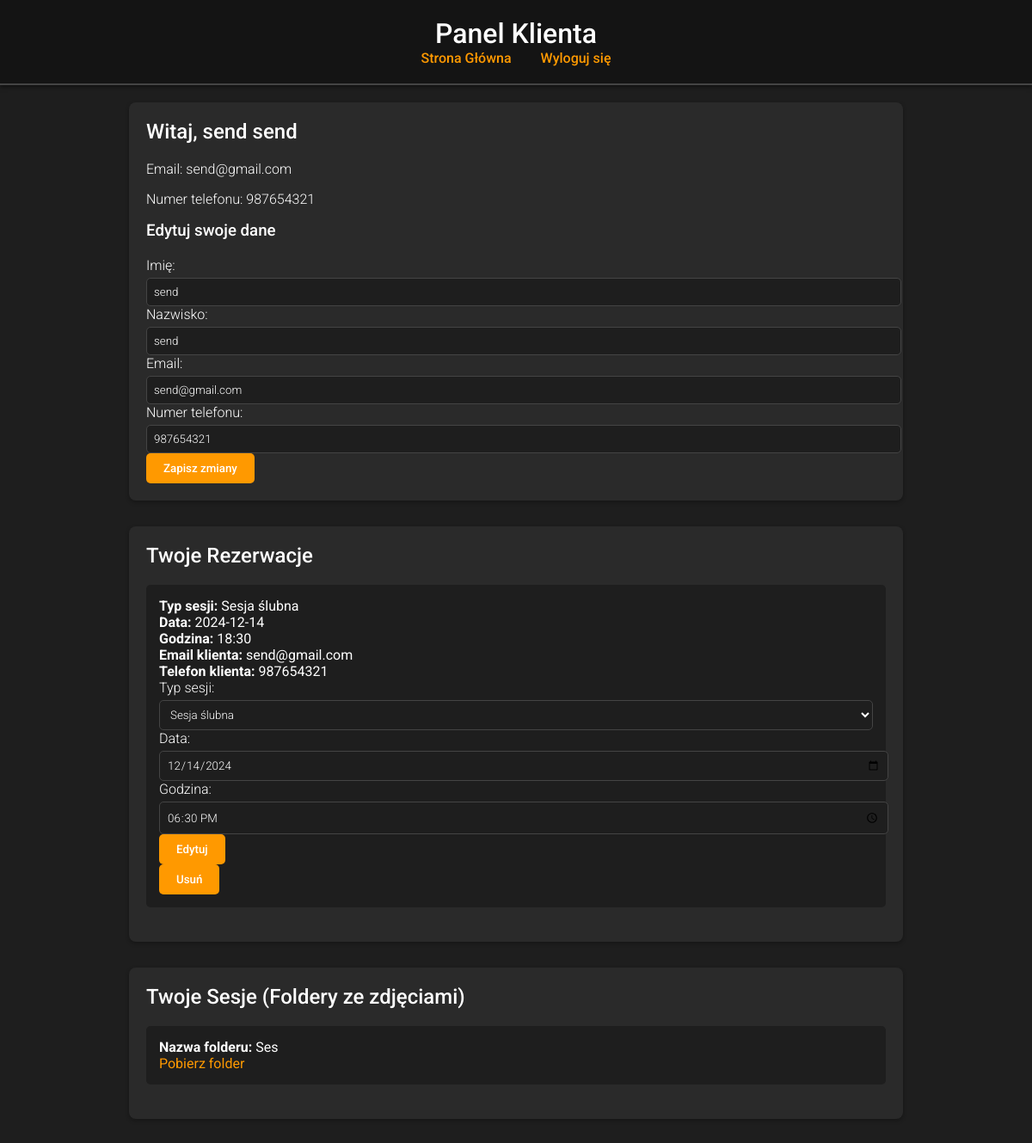
Page /client_panel (signed in) on the earlier database version.
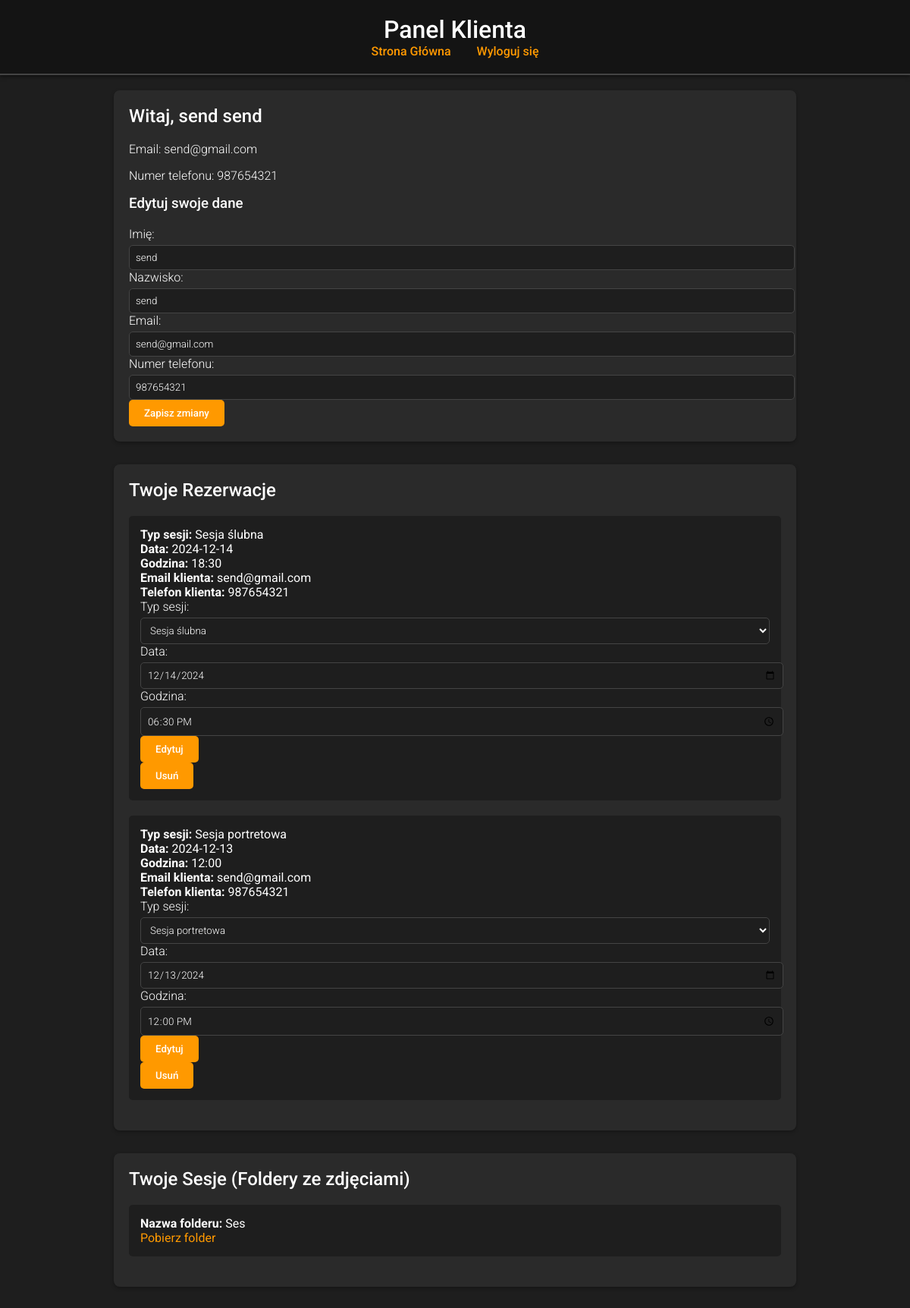
Same page on the later database version.
### tables this page shows
CREATE TABLE users (
    id INTEGER PRIMARY KEY AUTOINCREMENT,
    username TEXT UNIQUE NOT NULL,
    password TEXT NOT NULL,
    imie TEXT,
    nazwisko TEXT,
    email TEXT UNIQUE NOT NULL,
    numer_telefonu TEXT,
    is_admin BOOLEAN DEFAULT 0
);

CREATE TABLE "rezerwacje"
(
    id              INTEGER
        primary key autoincrement,
    uzytkownik_id   INTEGER not null
        references users
            on delete cascade,
    typ_sesji       TEXT    not null,
    data_rezerwacji TEXT    not null,
    godzina         TEXT    not null
);

CREATE TABLE foldery (
    id INTEGER PRIMARY KEY AUTOINCREMENT,
    uzytkownik_id INTEGER NOT NULL,
    nazwa_folderu TEXT NOT NULL,
    link_do_folderu TEXT NOT NULL,
    FOREIGN KEY (uzytkownik_id) REFERENCES users (id) ON DELETE CASCADE
);

### app.py (the view)
@app.route('/client_panel')
def client_panel():
    user_id = session.get('user_id')
    if not user_id:
        flash('Musisz się zalogować.', 'danger')
        return redirect(url_for('login'))
    conn = get_db_connection()
    user = conn.execute('SELECT * FROM users WHERE id = ?', (user_id,)).fetchone()
    if user['is_admin']:
        bookings = conn.execute('''
            SELECT r.*, u.email as user_email, u.numer_telefonu as user_phone
            FROM rezerwacje r
            JOIN users u ON r.uzytkownik_id = u.id
        ''').fetchall()
        folders = conn.execute(
            'SELECT f.id AS folder_id, f.nazwa_folderu, f.link_do_folderu, u.email AS user_email, u.username AS user_username FROM foldery f JOIN users u ON f.uzytkownik_id = u.id').fetchall()
    else:
        bookings = conn.execute('''
            SELECT r.*, u.email as user_email, u.numer_telefonu as user_phone
            FROM rezerwacje r
            JOIN users u ON r.uzytkownik_id = u.id
            WHERE u.id = ?
        ''', (user_id,)).fetchall()
        folders = conn.execute('SELECT * FROM foldery WHERE uzytkownik_id = ?', (user_id,)).fetchall()
    conn.close()
    return render_template('client_panel.html', user=user, bookings=bookings, folders=folders)

### app.py (called while the page is built)
def get_db_connection():
    conn = sqlite3.connect('rezerwacja_sesji.db')
    conn.row_factory = sqlite3.Row
    return conn

@app.context_processor
def inject_current_year():
    return {'current_year': datetime.datetime.now().year}

### templates/client_panel.html (shortened to what this page needs)
<!DOCTYPE html>
<html lang="pl">
<head>
    <link rel="stylesheet" href="/static/styles.css">
</head>
<body>
    <header>
        <h1>Panel Klienta</h1>
        <nav>
            <a href="/">Strona Główna</a>
            <a href="/logout">Wyloguj się</a>
        </nav>
    </header>
    <main>
        <section class="user-info">
            <h2>Witaj, {{ user['imie'] }} {{ user['nazwisko'] }}</h2>
            <p>Email: {{ user['email'] }}</p>
            <p>Numer telefonu: {{ user['numer_telefonu'] }}</p>
            <h3>Edytuj swoje dane</h3>
            <form action="/edit_user" method="POST">
                <label for="first_name">Imię:</label>
                <input type="text" id="first_name" name="first_name" value="{{ user['imie'] }}" required>
                <label for="last_name">Nazwisko:</label>
                <input type="text" id="last_name" name="last_name" value="{{ user['nazwisko'] }}" required>
                <label for="email">Email:</label>
                <input type="email" id="email" name="email" value="{{ user['email'] }}" required>
                <label for="phone">Numer telefonu:</label>
                <input type="tel" id="phone" name="phone" value="{{ user['numer_telefonu'] }}" pattern="[0-9+ -]*" required>
                <button type="submit">Zapisz zmiany</button>
            </form>
        </section>
        <section class="bookings">
    <h2>Twoje Rezerwacje</h2>
    {% if bookings %}
        <ul>
            {% for booking in bookings %}
                <li>
                    <strong>Typ sesji:</strong> {{ booking['typ_sesji'] }}<br>
                    <strong>Data:</strong> {{ booking['data_rezerwacji'] }}<br>
                    <strong>Godzina:</strong> {{ booking['godzina'] }}<br>
                    <strong>Email klienta:</strong> {{ booking['user_email'] }}<br>
                    <strong>Telefon klienta:</strong> {{ booking['user_phone'] }}<br>
                    <form action="/edit_booking" method="POST">
                        <label for="session_type_{{ booking['id'] }}">Typ sesji:</label>
                        <select id="session_type_{{ booking['id'] }}" name="session_type" required>
                            <option value="{{ booking['typ_sesji'] }}" selected>{{ booking['typ_sesji'] }}</option>
                        </select>
                        <label for="date_{{ booking['id'] }}">Data:</label>
                        <input type="date" id="date_{{ booking['id'] }}" name="date" value="{{ booking['data_rezerwacji'] }}" required>
                        <label for="time_{{ booking['id'] }}">Godzina:</label>
                        <input type="time" id="time_{{ booking['id'] }}" name="time" value="{{ booking['godzina'] }}" required>
                        <button type="submit">Edytuj</button>
                    </form>
                    <form action="/delete_booking" method="POST" onsubmit="return confirm('Czy na pewno usunąć?')">
                        <button type="submit">Usuń</button>
                    </form>
                </li>
            {% endfor %}
        </ul>
    {% else %}
        <p>Nie masz żadnych rezerwacji.</p>
    {% endif %}
</section>
        {% if user['is_admin'] %}
        <section class="add-folder">
            <h2>Dodaj Folder dla Użytkownika</h2>
            <form action="/add_folder" method="POST" enctype="multipart/form-data">
                <label for="email">Adres e-mail użytkownika:</label>
                <input type="email" id="email" name="email" required>
                <label for="folder_name">Nazwa folderu:</label>
                <input type="text" id="folder_name" name="folder_name" required>
                <label for="folder_file">Dodaj folder (plik ZIP):</label>
                <input type="file" id="folder_file" name="folder_file" accept=".zip" required>
                <button type="submit">Dodaj Folder</button>
            </form>
        </section>
        <section class="all-folders">
            <h2>Wszystkie Udostępnione Foldery</h2>
            {% if folders %}
                <table>
                    <tr>
                        <th>Nazwa Folderu</th>
                        <th>Użytkownik</th>
                        <th>Email Użytkownika</th>
                        <th>Pobierz</th>
                        <th>Usuń</th>
                    </tr>
                    {% for f in folders %}
                    <tr>
                        <td>{{ f['nazwa_folderu'] }}</td>
                        <td>{{ f['user_username'] }}</td>
                        <td>{{ f['user_email'] }}</td>
                        <td><a href="/download_folder/{{ f['folder_id'] }}">Pobierz</a></td>
                        <td>
                            <form action="/delete_folder" method="POST" onsubmit="return confirm('Czy na pewno usunąć folder?')">
                                <input type="hidden" name="folder_id" value="{{ f['folder_id'] }}">
                                <button type="submit">Usuń</button>
                            </form>
                        </td>
                    </tr>
                    {% endfor %}
                </table>
            {% else %}
                <p>Brak udostępnionych folderów.</p>
            {% endif %}
        </section>
        {% else %}
        <section class="folders">
            <h2>Twoje Sesje (Foldery ze zdjęciami)</h2>
            {% if folders %}
                <ul>
                    {% for folder in folders %}
                        <li>
                            <strong>Nazwa folderu:</strong> {{ folder['nazwa_folderu'] }}<br>
                            <a href="/download_folder/{{ folder['id'] }}">Pobierz folder</a>
                        </li>
                    {% endfor %}
                </ul>
            {% else %}
                <p>Nie masz żadnych folderów z sesji.</p>
            {% endif %}
        </section>
        {% endif %}
    </main>
</body>
</html>

### static/styles.css (style rules this page uses)
body { font-family: 'Roboto', sans-serif; background-color: #1e1e1e; color: #ffffff; margin: 0; padding: 0; }
a { color: #ff9900; text-decoration: none; }
header { background-color: #141414; padding: 20px; text-align: center; border-bottom: 2px solid #444; box-shadow: 0 2px 5px rgba(0, 0, 0, 0.5); }
header h1 { margin: 0; font-weight: 500; }
header nav a { margin: 0 15px; font-weight: 500; }
main { padding: 20px; max-width: 900px; margin: 0 auto; }
section { background-color: #2a2a2a; padding: 20px; border-radius: 8px; margin-bottom: 30px; box-shadow: 0 2px 5px rgba(0,0,0,0.3); }
h2, h3 { margin-top: 0; font-weight: 500; }
p, label { font-weight: 300; }
input, select, textarea, button { font-family: 'Roboto', sans-serif; }
input, select, textarea { width: 100%; padding: 8px; margin-top: 5px; border: 1px solid #444; border-radius: 5px; background: #1e1e1e; color: #ffffff; font-weight: 300; }
button { background-color: #ff9900; border: none; padding: 10px 20px; cursor: pointer; color: white; border-radius: 5px; font-weight: 500; transition: background-color 0.3s; }
.user-info form { margin-top: 20px; }
.bookings ul, .folders ul { list-style: none; padding: 0; }
.bookings li, .folders li { margin-bottom: 20px; background: #1e1e1e; padding: 15px; border-radius: 5px; }

Differences in the rows shown:
added rezerwacje: typ_sesji "Sesja portretowa", data_rezerwacji "2024-12-13", godzina "12:00", user_email "send@gmail.com", user_phone "987654321", session_type "Sesja portretowa", date "12/13/2024", time "12:00"
